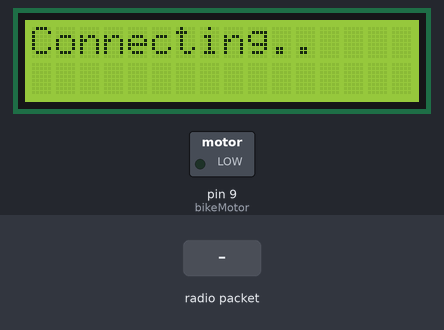
Recording of a sketch running on a simulated Arduino Uno, built with avr-gcc and run on an emulated ATmega328P. Shown: 16×2 character LCD, switched loads named in the sketch (green lamp = pin HIGH). Inputs (shaded band) come from the test bench. No radio packets arrive unless stated; what the sketch prints to the serial monitor is not drawn.

Above: at 0.8 s.
0.9 s: radio packet "1" arrives
At 1.7 s:
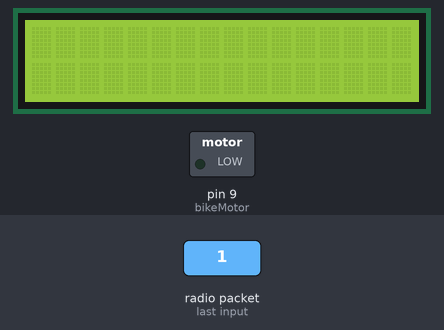
2.4 s: radio packet "0" arrives
At 2.8 s:
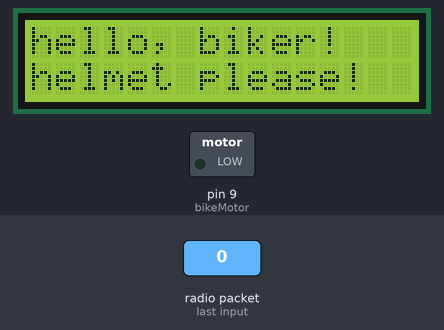
4.4 s: radio packet "1" arrives
At 4.8 s:
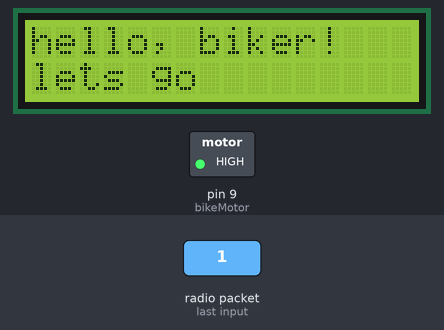
6.4 s: radio packet "2" arrives
At 7.6 s:
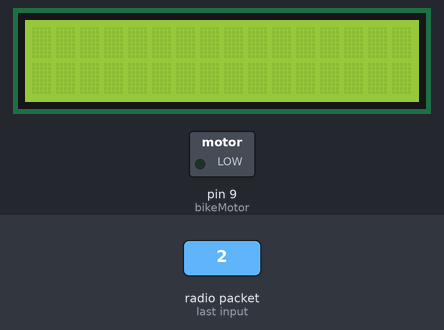
Timing chart, 0 to 9.4 s (numbered marks = the images above; inputs shaded):
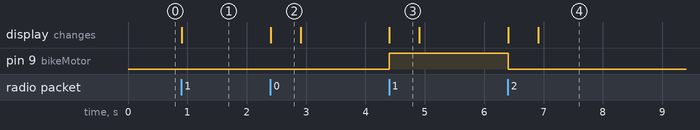

Measured:
- after the input at 0.9 s, the display: changes at once (image 1)
- after the input at 2.4 s, the display: changes at once (image 2)
- after the input at 4.4 s, pin 9 (bikeMotor): LOW → HIGH at once; the display: changes at once (image 3)
- after the input at 6.4 s, pin 9 (bikeMotor): HIGH → LOW at once; the display: first changes at once (image 4 shows a later state)
- what the display in image 2 shows lasts 0.5 s, from 2.4 s to 2.9 s

The sketch:

arduino.ino
```cpp
#include <LiquidCrystal.h>
#include <VirtualWire.h>

const int rs = 12, en = 11, d4 = 5, d5 = 4, d6 = 3, d7 = 2;
const int bikeMotor = 9;
const int dataPin = 8;

LiquidCrystal lcd(rs, en, d4, d5, d6, d7);
String data;

void readyStartBike();
void stopBike();

void setup()
{
  lcd.begin(16, 2);
  vw_set_ptt_inverted(true);
  vw_set_rx_pin(dataPin);
  vw_setup(2000);
  vw_rx_start();
  pinMode(bikeMotor, OUTPUT);
  pinMode(9, OUTPUT);
  digitalWrite(9,LOW);
  Serial.begin(9600);

  lcd.print("Connecting..");
  Serial.print("Connecting");
  readData();
}

void loop()
{
  lcd.clear();
  readData();
  if (data.startsWith("1"))
  {
    readyStartBike();
  }

  else
  {
    stopBike();
  }
  delay(500);
}

void readyStartBike()
{
  lcd.clear();
  lcd.print("hello, biker!");
  lcd.setCursor(0, 1);
  lcd.print("lets go");
  digitalWrite(bikeMotor, HIGH);
}

void stopBike()
{
  lcd.clear();
  lcd.print("hello, biker!");
  lcd.setCursor(0, 1);
  lcd.print("helmet please!");
  digitalWrite(bikeMotor, LOW);
}

void readData()
{
  while (true)
  {
    uint8_t buf[VW_MAX_MESSAGE_LEN];
    uint8_t buflen = VW_MAX_MESSAGE_LEN;

    if (vw_get_message(buf, &buflen)) // Non-blocking
    {
      data = (char *)buf;
      Serial.println(data);
      break;
    }
  }
}
```
